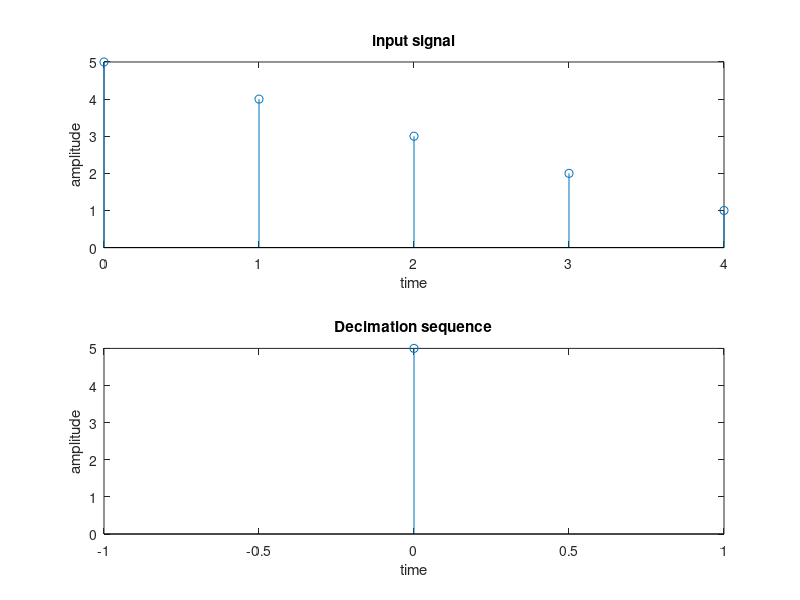

The MATLAB script that drew this image:
x = [5 4 3 2 1]
n = [0 1 2 3 4]
d= input("enter decimation factor")
y = x(1:d:length(x))
n1 = 0:(length(n)-1)/d
subplot(2,1,1)
stem(n,x)
xlabel("time")
ylabel("amplitude")
title("input signal")
subplot(2,1,2)
stem(n1,y)
xlabel("time")
ylabel("amplitude")
title("Decimation sequence")